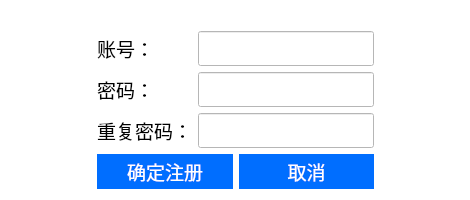
<?xml version="1.0" encoding="UTF-8"?>
<ui version="4.0">
 <class>creatCount</class>
 <widget class="QDialog" name="creatCount">
  <property name="geometry">
   <rect>
    <x>0</x>
    <y>0</y>
    <width>470</width>
    <height>200</height>
   </rect>
  </property>
  <property name="minimumSize">
   <size>
    <width>470</width>
    <height>200</height>
   </size>
  </property>
  <property name="maximumSize">
   <size>
    <width>470</width>
    <height>200</height>
   </size>
  </property>
  <property name="palette">
   <palette>
    <active>
     <colorrole role="WindowText">
      <brush brushstyle="SolidPattern">
       <color alpha="255">
        <red>0</red>
        <green>0</green>
        <blue>0</blue>
       </color>
      </brush>
     </colorrole>
     <colorrole role="Button">
      <brush brushstyle="SolidPattern">
       <color alpha="255">
        <red>255</red>
        <green>255</green>
        <blue>255</blue>
       </color>
      </brush>
     </colorrole>
     <colorrole role="Light">
      <brush brushstyle="SolidPattern">
       <color alpha="255">
        <red>255</red>
        <green>255</green>
        <blue>255</blue>
       </color>
      </brush>
     </colorrole>
     <colorrole role="Midlight">
      <brush brushstyle="SolidPattern">
       <color alpha="255">
        <red>255</red>
        <green>255</green>
        <blue>255</blue>
       </color>
      </brush>
     </colorrole>
     <colorrole role="Dark">
      <brush brushstyle="SolidPattern">
       <color alpha="255">
        <red>127</red>
        <green>127</green>
        <blue>127</blue>
       </color>
      </brush>
     </colorrole>
     <colorrole role="Mid">
      <brush brushstyle="SolidPattern">
       <color alpha="255">
        <red>170</red>
        <green>170</green>
        <blue>170</blue>
       </color>
      </brush>
     </colorrole>
     <colorrole role="Text">
      <brush brushstyle="SolidPattern">
       <color alpha="255">
        <red>0</red>
        <green>0</green>
        <blue>0</blue>
       </color>
      </brush>
     </colorrole>
     <colorrole role="BrightText">
      <brush brushstyle="SolidPattern">
       <color alpha="255">
        <red>255</red>
        <green>255</green>
        <blue>255</blue>
       </color>
      </brush>
     </colorrole>
     <colorrole role="ButtonText">
      <brush brushstyle="SolidPattern">
       <color alpha="255">
        <red>0</red>
        <green>0</green>
        <blue>0</blue>
       </color>
      </brush>
     </colorrole>
     <colorrole role="Base">
      <brush brushstyle="SolidPattern">
       <color alpha="255">
        <red>255</red>
        <green>255</green>
        <blue>255</blue>
       </color>
      </brush>
     </colorrole>
     <colorrole role="Window">
      <brush brushstyle="SolidPattern">
       <color alpha="255">
        <red>255</red>
        <green>255</green>
        <blue>255</blue>
       </color>
      </brush>
     </colorrole>
     <colorrole role="Shadow">
      <brush brushstyle="SolidPattern">
       <color alpha="255">
        <red>0</red>
        <green>0</green>
        <blue>0</blue>
       </color>
      </brush>
     </colorrole>
     <colorrole role="AlternateBase">
      <brush brushstyle="SolidPattern">
       <color alpha="255">
        <red>255</red>
        <green>255</green>
        <blue>255</blue>
       </color>
      </brush>
     </colorrole>
     <colorrole role="ToolTipBase">
      <brush brushstyle="SolidPattern">
       <color alpha="255">
        <red>255</red>
        <green>255</green>
        <blue>220</blue>
       </color>
      </brush>
     </colorrole>
     <colorrole role="ToolTipText">
      <brush brushstyle="SolidPattern">
       <color alpha="255">
        <red>0</red>
        <green>0</green>
        <blue>0</blue>
       </color>
      </brush>
     </colorrole>
     <colorrole role="PlaceholderText">
      <brush brushstyle="SolidPattern">
       <color alpha="128">
        <red>0</red>
        <green>0</green>
        <blue>0</blue>
       </color>
      </brush>
     </colorrole>
    </active>
    <inactive>
     <colorrole role="WindowText">
      <brush brushstyle="SolidPattern">
       <color alpha="255">
        <red>0</red>
        <green>0</green>
        <blue>0</blue>
       </color>
      </brush>
     </colorrole>
     <colorrole role="Button">
      <brush brushstyle="SolidPattern">
       <color alpha="255">
        <red>255</red>
        <green>255</green>
        <blue>255</blue>
       </color>
      </brush>
     </colorrole>
     <colorrole role="Light">
      <brush brushstyle="SolidPattern">
       <color alpha="255">
        <red>255</red>
        <green>255</green>
        <blue>255</blue>
       </color>
      </brush>
     </colorrole>
     <colorrole role="Midlight">
      <brush brushstyle="SolidPattern">
       <color alpha="255">
        <red>255</red>
        <green>255</green>
        <blue>255</blue>
       </color>
      </brush>
     </colorrole>
     <colorrole role="Dark">
      <brush brushstyle="SolidPattern">
       <color alpha="255">
        <red>127</red>
        <green>127</green>
        <blue>127</blue>
       </color>
      </brush>
     </colorrole>
     <colorrole role="Mid">
      <brush brushstyle="SolidPattern">
       <color alpha="255">
        <red>170</red>
        <green>170</green>
        <blue>170</blue>
       </color>
      </brush>
     </colorrole>
     <colorrole role="Text">
      <brush brushstyle="SolidPattern">
       <color alpha="255">
        <red>0</red>
        <green>0</green>
        <blue>0</blue>
       </color>
      </brush>
     </colorrole>
     <colorrole role="BrightText">
      <brush brushstyle="SolidPattern">
       <color alpha="255">
        <red>255</red>
        <green>255</green>
        <blue>255</blue>
       </color>
      </brush>
     </colorrole>
     <colorrole role="ButtonText">
      <brush brushstyle="SolidPattern">
       <color alpha="255">
        <red>0</red>
        <green>0</green>
        <blue>0</blue>
       </color>
      </brush>
     </colorrole>
     <colorrole role="Base">
      <brush brushstyle="SolidPattern">
       <color alpha="255">
        <red>255</red>
        <green>255</green>
        <blue>255</blue>
       </color>
      </brush>
     </colorrole>
     <colorrole role="Window">
      <brush brushstyle="SolidPattern">
       <color alpha="255">
        <red>255</red>
        <green>255</green>
        <blue>255</blue>
       </color>
      </brush>
     </colorrole>
     <colorrole role="Shadow">
      <brush brushstyle="SolidPattern">
       <color alpha="255">
        <red>0</red>
        <green>0</green>
        <blue>0</blue>
       </color>
      </brush>
     </colorrole>
     <colorrole role="AlternateBase">
      <brush brushstyle="SolidPattern">
       <color alpha="255">
        <red>255</red>
        <green>255</green>
        <blue>255</blue>
       </color>
      </brush>
     </colorrole>
     <colorrole role="ToolTipBase">
      <brush brushstyle="SolidPattern">
       <color alpha="255">
        <red>255</red>
        <green>255</green>
        <blue>220</blue>
       </color>
      </brush>
     </colorrole>
     <colorrole role="ToolTipText">
      <brush brushstyle="SolidPattern">
       <color alpha="255">
        <red>0</red>
        <green>0</green>
        <blue>0</blue>
       </color>
      </brush>
     </colorrole>
     <colorrole role="PlaceholderText">
      <brush brushstyle="SolidPattern">
       <color alpha="128">
        <red>0</red>
        <green>0</green>
        <blue>0</blue>
       </color>
      </brush>
     </colorrole>
    </inactive>
    <disabled>
     <colorrole role="WindowText">
      <brush brushstyle="SolidPattern">
       <color alpha="255">
        <red>127</red>
        <green>127</green>
        <blue>127</blue>
       </color>
      </brush>
     </colorrole>
     <colorrole role="Button">
      <brush brushstyle="SolidPattern">
       <color alpha="255">
        <red>255</red>
        <green>255</green>
        <blue>255</blue>
       </color>
      </brush>
     </colorrole>
     <colorrole role="Light">
      <brush brushstyle="SolidPattern">
       <color alpha="255">
        <red>255</red>
        <green>255</green>
        <blue>255</blue>
       </color>
      </brush>
     </colorrole>
     <colorrole role="Midlight">
      <brush brushstyle="SolidPattern">
       <color alpha="255">
        <red>255</red>
        <green>255</green>
        <blue>255</blue>
       </color>
      </brush>
     </colorrole>
     <colorrole role="Dark">
      <brush brushstyle="SolidPattern">
       <color alpha="255">
        <red>127</red>
        <green>127</green>
        <blue>127</blue>
       </color>
      </brush>
     </colorrole>
     <colorrole role="Mid">
      <brush brushstyle="SolidPattern">
       <color alpha="255">
        <red>170</red>
        <green>170</green>
        <blue>170</blue>
       </color>
      </brush>
     </colorrole>
     <colorrole role="Text">
      <brush brushstyle="SolidPattern">
       <color alpha="255">
        <red>127</red>
        <green>127</green>
        <blue>127</blue>
       </color>
      </brush>
     </colorrole>
     <colorrole role="BrightText">
      <brush brushstyle="SolidPattern">
       <color alpha="255">
        <red>255</red>
        <green>255</green>
        <blue>255</blue>
       </color>
      </brush>
     </colorrole>
     <colorrole role="ButtonText">
      <brush brushstyle="SolidPattern">
       <color alpha="255">
        <red>127</red>
        <green>127</green>
        <blue>127</blue>
       </color>
      </brush>
     </colorrole>
     <colorrole role="Base">
      <brush brushstyle="SolidPattern">
       <color alpha="255">
        <red>255</red>
        <green>255</green>
        <blue>255</blue>
       </color>
      </brush>
     </colorrole>
     <colorrole role="Window">
      <brush brushstyle="SolidPattern">
       <color alpha="255">
        <red>255</red>
        <green>255</green>
        <blue>255</blue>
       </color>
      </brush>
     </colorrole>
     <colorrole role="Shadow">
      <brush brushstyle="SolidPattern">
       <color alpha="255">
        <red>0</red>
        <green>0</green>
        <blue>0</blue>
       </color>
      </brush>
     </colorrole>
     <colorrole role="AlternateBase">
      <brush brushstyle="SolidPattern">
       <color alpha="255">
        <red>255</red>
        <green>255</green>
        <blue>255</blue>
       </color>
      </brush>
     </colorrole>
     <colorrole role="ToolTipBase">
      <brush brushstyle="SolidPattern">
       <color alpha="255">
        <red>255</red>
        <green>255</green>
        <blue>220</blue>
       </color>
      </brush>
     </colorrole>
     <colorrole role="ToolTipText">
      <brush brushstyle="SolidPattern">
       <color alpha="255">
        <red>0</red>
        <green>0</green>
        <blue>0</blue>
       </color>
      </brush>
     </colorrole>
     <colorrole role="PlaceholderText">
      <brush brushstyle="SolidPattern">
       <color alpha="128">
        <red>0</red>
        <green>0</green>
        <blue>0</blue>
       </color>
      </brush>
     </colorrole>
    </disabled>
   </palette>
  </property>
  <property name="font">
   <font>
    <family>等线</family>
    <pointsize>14</pointsize>
   </font>
  </property>
  <property name="windowTitle">
   <string>注册</string>
  </property>
  <property name="autoFillBackground">
   <bool>true</bool>
  </property>
  <layout class="QGridLayout" name="gridLayout_2">
   <item row="0" column="1">
    <spacer name="verticalSpacer">
     <property name="orientation">
      <enum>Qt::Vertical</enum>
     </property>
     <property name="sizeHint" stdset="0">
      <size>
       <width>20</width>
       <height>26</height>
      </size>
     </property>
    </spacer>
   </item>
   <item row="1" column="0">
    <spacer name="horizontalSpacer">
     <property name="orientation">
      <enum>Qt::Horizontal</enum>
     </property>
     <property name="sizeHint" stdset="0">
      <size>
       <width>52</width>
       <height>20</height>
      </size>
     </property>
    </spacer>
   </item>
   <item row="1" column="1">
    <layout class="QVBoxLayout" name="verticalLayout">
     <item>
      <layout class="QGridLayout" name="gridLayout">
       <item row="0" column="1">
        <widget class="QLineEdit" name="userName">
         <property name="font">
          <font>
           <family>等线</family>
           <pointsize>14</pointsize>
          </font>
         </property>
        </widget>
       </item>
       <item row="1" column="0">
        <widget class="QLabel" name="label_2">
         <property name="text">
          <string>密码：</string>
         </property>
        </widget>
       </item>
       <item row="1" column="1">
        <widget class="QLineEdit" name="psw"/>
       </item>
       <item row="0" column="0">
        <widget class="QLabel" name="label">
         <property name="text">
          <string>账号：</string>
         </property>
        </widget>
       </item>
       <item row="2" column="0">
        <widget class="QLabel" name="label_3">
         <property name="text">
          <string>重复密码：</string>
         </property>
        </widget>
       </item>
       <item row="2" column="1">
        <widget class="QLineEdit" name="psw_2"/>
       </item>
      </layout>
     </item>
     <item>
      <layout class="QHBoxLayout" name="horizontalLayout">
       <item>
        <widget class="QPushButton" name="ok">
         <property name="minimumSize">
          <size>
           <width>0</width>
           <height>35</height>
          </size>
         </property>
         <property name="styleSheet">
          <string notr="true">QPushButton {
	border: none;
	background:  #006eff;
	color: #ffffff;
	font: 10pt &quot;Microsoft YaHei&quot;;
}
 
QPushButton:hover {
	background:  #0068f2;
}
 
QPushButton:pressed {
	background:  #0062e5;
}
 
QPushButton:disable {
	border: 1px solid #d5d5d5;
	color: #bbbbbb;
	background:  #f2f2f2;
}
/**close btn**/
QPushButton{
	font: 10pt &quot;Microsoft YaHei&quot;;
	border: none;
	image: url(:/RoomService/close-button.png);
	background-position: center;
}
QPushButton:hover{
	background-color: rgb(255, 99, 71);
}
QPushButton:pressed{
	background-color: rgb(255, 99, 71);
}</string>
         </property>
         <property name="text">
          <string>确定注册</string>
         </property>
        </widget>
       </item>
       <item>
        <widget class="QPushButton" name="cancel">
         <property name="minimumSize">
          <size>
           <width>0</width>
           <height>35</height>
          </size>
         </property>
         <property name="styleSheet">
          <string notr="true">QPushButton {
	border: none;
	background:  #006eff;
	color: #ffffff;
	font: 10pt &quot;Microsoft YaHei&quot;;
}
 
QPushButton:hover {
	background:  #0068f2;
}
 
QPushButton:pressed {
	background:  #0062e5;
}
 
QPushButton:disable {
	border: 1px solid #d5d5d5;
	color: #bbbbbb;
	background:  #f2f2f2;
}
/**close btn**/
QPushButton{
	font: 10pt &quot;Microsoft YaHei&quot;;
	border: none;
	image: url(:/RoomService/close-button.png);
	background-position: center;
}
QPushButton:hover{
	background-color: rgb(255, 99, 71);
}
QPushButton:pressed{
	background-color: rgb(255, 99, 71);
}</string>
         </property>
         <property name="text">
          <string>取消</string>
         </property>
        </widget>
       </item>
      </layout>
     </item>
    </layout>
   </item>
   <item row="1" column="2">
    <spacer name="horizontalSpacer_2">
     <property name="orientation">
      <enum>Qt::Horizontal</enum>
     </property>
     <property name="sizeHint" stdset="0">
      <size>
       <width>52</width>
       <height>20</height>
      </size>
     </property>
    </spacer>
   </item>
  </layout>
 </widget>
 <resources/>
 <connections/>
</ui>
